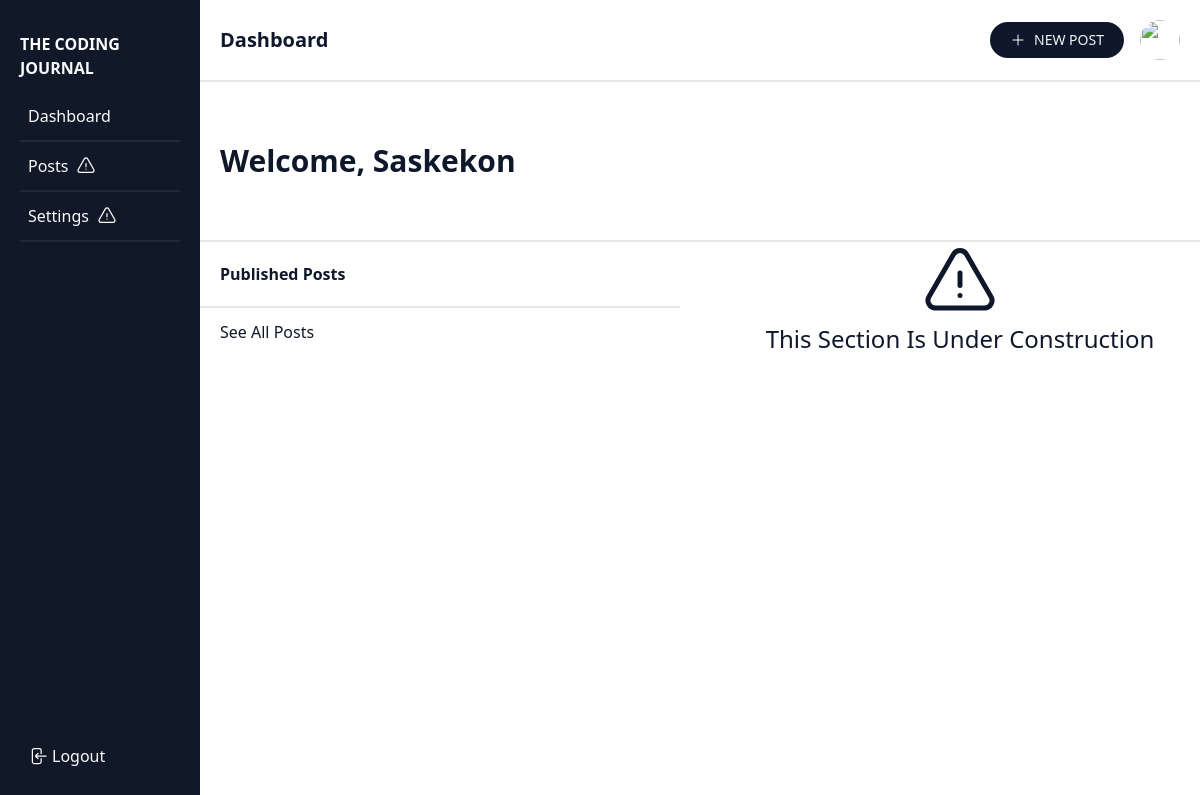
Page /profile/saskekon (signed in) on the earlier database version.
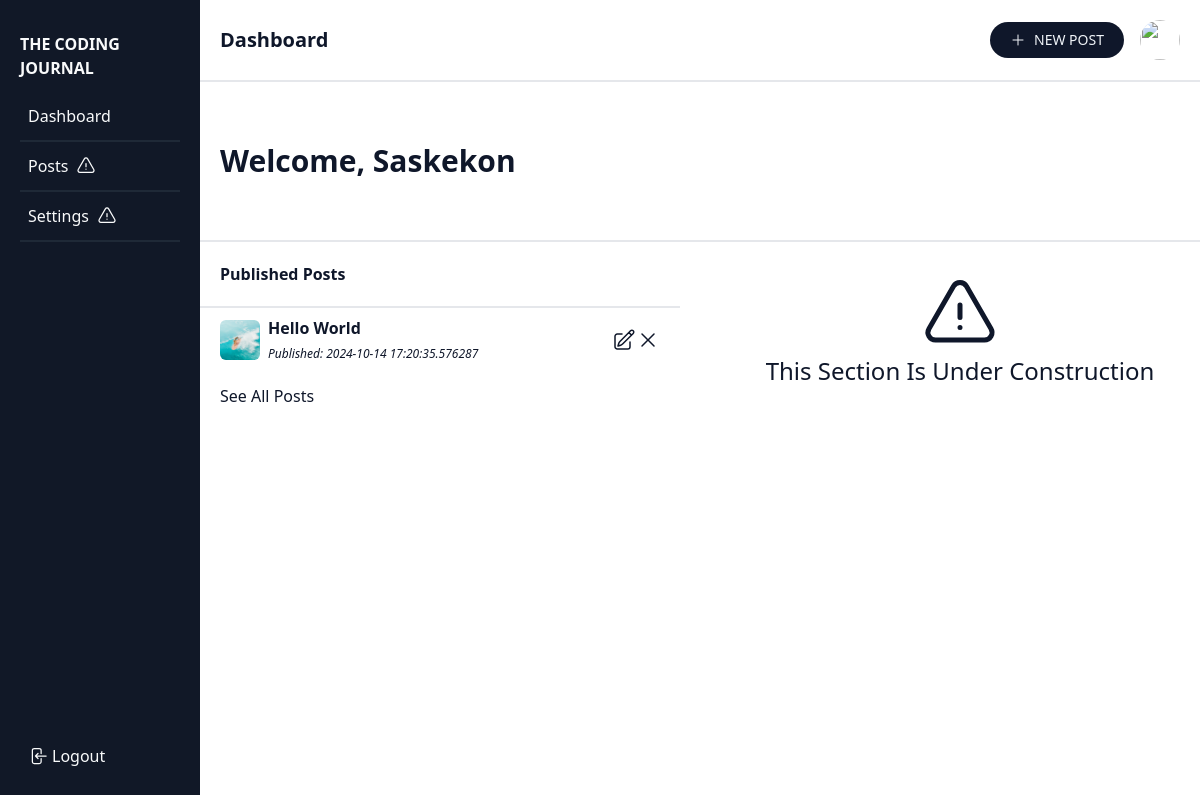
Same page on the later database version.
### app/models.py (models this page shows, shortened)
class Post(db.Model):
    id: Mapped[int] = mapped_column(primary_key=True)
    title: Mapped[str] = mapped_column(String(50))
    body: Mapped[str] = mapped_column(Text)
    featured_image: Mapped[str] = mapped_column(String(255))
    timestamp: Mapped[datetime] = mapped_column(default=lambda: datetime.now(timezone.utc))
    user_id: Mapped[int] = mapped_column(ForeignKey(User.id))
    u_posts: Mapped["User"] = relationship(back_populates="posts")
    category_id: Mapped[int] = mapped_column(ForeignKey(Category.id))
    c_posts: Mapped["Category"] = relationship(back_populates="posts")

### app/views/main.py (the view)
@main.route("/profile/<username>", methods=["GET", "POST"])
@login_required
def profile(username):
    db.first_or_404(db.select(User).where(User.username == username))
    posts = db.session.scalars(db.select(Post).where(Post.u_posts.has(username=username)).order_by(Post.timestamp.desc()).limit(4)).all()
    return render_template("profile.html", title=f"{title} - Profile", posts=posts)

### app/__init__.py (called while the page is built)
def create_app():
    app = Flask(__name__)
    app.config.from_object(Config)
    db.init_app(app)
    migrate.init_app(app, db)
    login_manager.init_app(app)
    @login_manager.user_loader
    def load_user(user_id):
        return db.session.get(User, user_id)
    from app.views.main import main
    app.register_blueprint(main)
    from app.views.auth import auth
    app.register_blueprint(auth)
    from app.views.test import test
    app.register_blueprint(test)
    return app

### app/views/main.py (called while the page is built)
@main.context_processor
def inject():
    categories = db.session.scalars(db.select(Category)).all()
    subscribe_form = SubscribeForm()
    return {
        "categories": categories,
        "subscribe_form": subscribe_form,
        }

### app/templates/profile.html (shortened to what this page needs)
{% extends "base.html" %}
{% block body %}
<div class="grid grid-cols-12">
    {% include "dashboard_nav.html" %}
    <div class="col-span-10">
        <main>
            <div class="flex justify-between items-center p-5 border-b-2">
                <p class="text-xl font-bold">Dashboard</p>
                <div class="flex items-center">
                    <a class="flex items-center mr-4 py-2 px-5 text-sm rounded-full bg-slate-900 text-slate-100 transition-all hover:bg-slate-400" href="{{ url_for('main.create_post') }}">
                        <svg xmlns="http://www.w3.org/2000/svg" fill="none" viewBox="0 0 24 24" stroke-width="1.5" stroke="currentColor" class="size-4 mr-2">
                            <path stroke-linecap="round" stroke-linejoin="round" d="M12 4.5v15m7.5-7.5h-15" />
                        </svg>
                        <p>NEW POST</p>
                    </a>
                    <img class="size-10 rounded-full" src="{{ url_for('main.uploaded_image', filename='Image_20240922_001514.jpg')}}" alt="">
                </div>
            </div>
            <div class="flex items-center h-40 p-5 border-b-2">
                <p class="text-3xl font-bold">Welcome, {{ current_user.username.capitalize() }}</p>
            </div>
            <div>
                <div class="grid grid-cols-2 gap-10">
                    <div>
                        <p class="p-5 font-bold border-b-2">Published Posts</p>
                        {% for post in posts %}
                        <div class="flex items-center justify-between mx-5 py-2">
                            <div class="flex items-center">
                                <img class="size-10 mr-2 rounded-md" src="{{ url_for('main.uploaded_image', filename=post.featured_image) }}">
                                <div class="mr-2">
                                    <a class="block font-semibold transition-all hover:text-slate-400" href="{{ url_for('main.single_post', post_id=post.id) }}">{{ post.title }}</a>
                                    <i class="text-xs">Published: {{ post.timestamp }}</i>
                                </div>
                            </div>
                            <div class="flex items-center">
                                <a href="{{ url_for('main.edit_post', post_id=post.id )}}">
                                </a>
                                <form class="flex items-center" action="{{ url_for('main.delete_post', post_id=post.id) }}" method="POST">
                                    <button type="submit" onclick="return confirm('Are you sure you want to delete this post?')">
                                    </button>
                                </form>
                            </div>
                        </div>
                        {% endfor %}
                        <a class="block mx-5 my-3" href="#">See All Posts</a>
                    </div>
                    <div class="flex flex-col justify-center items-center">
                        <p class="text-2xl">This Section Is Under Construction</p>
                    </div>
                </div>
            </div>
        </main>
    </div>
</div>
{% endblock %}

Differences in the rows shown:
added Post: featured_image (picture), title "Hello World", timestamp "2024-10-14 17:20:35.576287"
